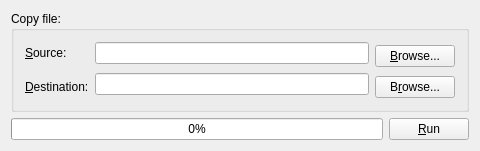
<?xml version="1.0" encoding="UTF-8"?>
<ui version="4.0">
 <class>CopyWidget</class>
 <widget class="QWidget" name="CopyWidget">
  <property name="geometry">
   <rect>
    <x>0</x>
    <y>0</y>
    <width>480</width>
    <height>143</height>
   </rect>
  </property>
  <property name="sizePolicy">
   <sizepolicy hsizetype="Preferred" vsizetype="Fixed">
    <horstretch>0</horstretch>
    <verstretch>0</verstretch>
   </sizepolicy>
  </property>
  <property name="windowTitle">
   <string>Copy file example</string>
  </property>
  <layout class="QGridLayout" name="gridLayout_2">
   <item row="0" column="0" colspan="2">
    <widget class="QGroupBox" name="groupBox">
     <property name="sizePolicy">
      <sizepolicy hsizetype="Preferred" vsizetype="Fixed">
       <horstretch>0</horstretch>
       <verstretch>0</verstretch>
      </sizepolicy>
     </property>
     <property name="title">
      <string>Copy file:</string>
     </property>
     <layout class="QGridLayout" name="gridLayout">
      <item row="0" column="0">
       <widget class="QLabel" name="sourceLabel">
        <property name="text">
         <string>&amp;Source:</string>
        </property>
        <property name="buddy">
         <cstring>sourceEdit</cstring>
        </property>
       </widget>
      </item>
      <item row="0" column="1">
       <widget class="QLineEdit" name="sourceEdit"/>
      </item>
      <item row="0" column="2" rowspan="2">
       <widget class="QPushButton" name="browseSourceButton">
        <property name="text">
         <string>&amp;Browse...</string>
        </property>
       </widget>
      </item>
      <item row="1" column="1" rowspan="2">
       <widget class="QLineEdit" name="destinationEdit"/>
      </item>
      <item row="2" column="0">
       <widget class="QLabel" name="destinatinLabel">
        <property name="text">
         <string>&amp;Destination:</string>
        </property>
        <property name="buddy">
         <cstring>destinationEdit</cstring>
        </property>
       </widget>
      </item>
      <item row="2" column="2">
       <widget class="QPushButton" name="browseDestinationButton">
        <property name="text">
         <string>B&amp;rowse...</string>
        </property>
       </widget>
      </item>
     </layout>
    </widget>
   </item>
   <item row="1" column="0">
    <widget class="QProgressBar" name="progressBar">
     <property name="value">
      <number>0</number>
     </property>
    </widget>
   </item>
   <item row="1" column="1">
    <widget class="QPushButton" name="runCancelButton">
     <property name="text">
      <string>&amp;Run</string>
     </property>
    </widget>
   </item>
  </layout>
 </widget>
 <layoutdefault spacing="6" margin="11"/>
 <resources/>
 <connections/>
</ui>
